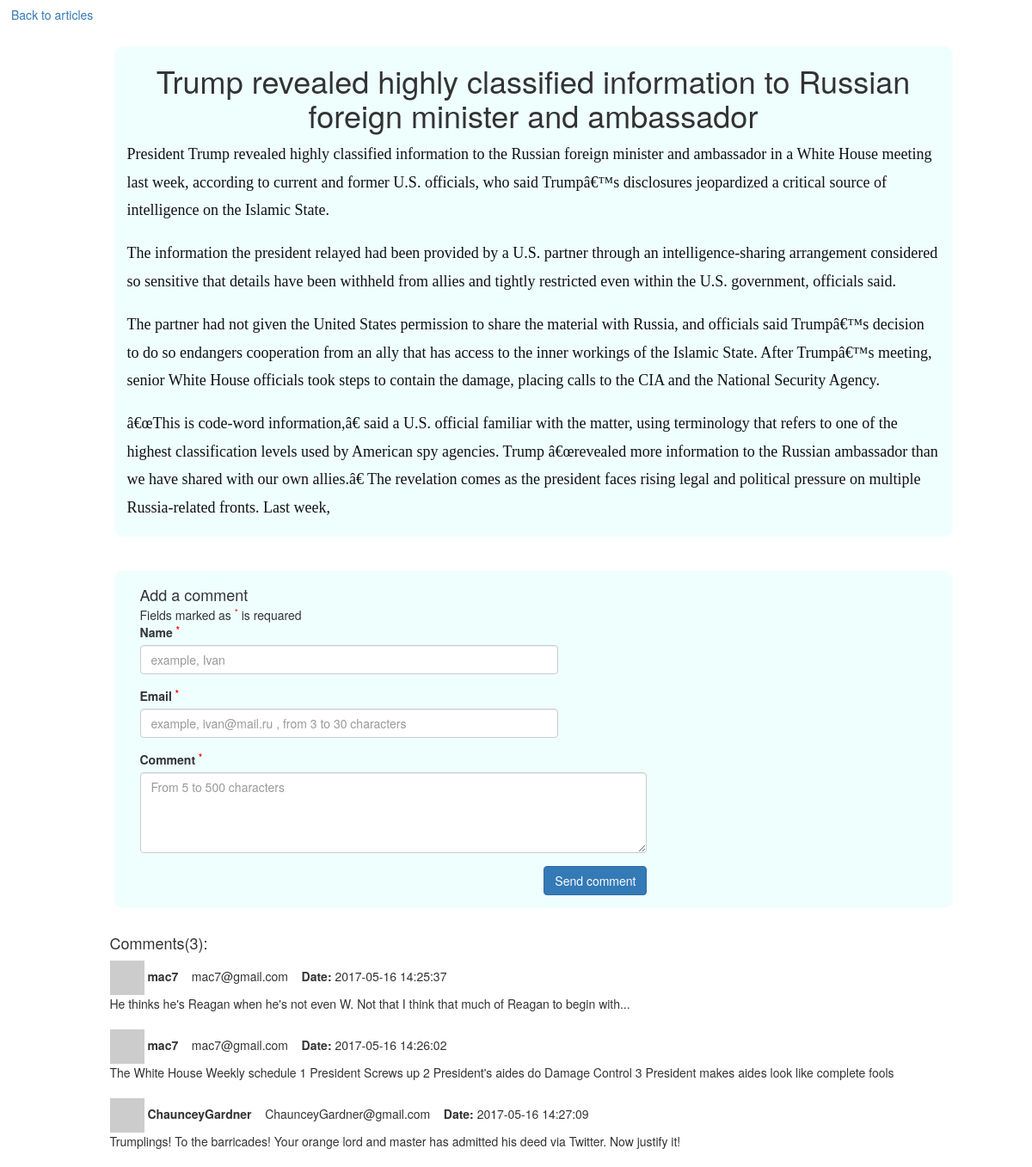
Screenshot of /?id=1 with the database file from the repository.
### tables this page shows
CREATE TABLE `articles` (
  `id` int(10) NOT NULL,
  `title` varchar(255) NOT NULL,
  `text` text NOT NULL,
  `category_id` int(11) NOT NULL,
  `pubdate` datetime NOT NULL,
  `image` varchar(255) NOT NULL
);

CREATE TABLE `comments` (
  `id` int(11) NOT NULL,
  `author` varchar(100) NOT NULL,
  `nickname` varchar(100) NOT NULL,
  `text` text NOT NULL,
  `pubdate` datetime NOT NULL,
  `articles_id` int(10) NOT NULL,
  `email` varchar(255) NOT NULL
);

### config.php (called while the page is built)
<?php
return [
	'host' => 'localhost',
	'username' => 'note-_admin',
	'password' =>  'admin',
	'database' => 'note-book_blog',
	'title' => 'Мой блог',
	'table_article' => 'articles',
	'table_comments' => 'comments'
];

### bd.php (called while the page is built)
<?php
require_once("Classes/PDODriver.php");
$config = require_once "config.php";
$pdo_get = new  PDODriver($config['host'], $config['username'], $config['password'], $config['database']);

### Classes/PDODriver.php (called while the page is built, shortened)
<?php
class PDODriver
{
	private $connection;
	public function __construct($server, $username, $password, $database)
	{
		$this->connection = new \PDO("mysql:host={$server};dbname={$database}", $username, $password);
	}
	public function getConnection()
	{
		return $this->connection;
	}
	public function get_text($id)
	{
		$get_text = $this->connection->prepare("SELECT text FROM articles WHERE id=:id");
		$get_text->execute(['id' => $id]);
		$view = $get_text->fetchObject();
		return $view->text;
	}
	public function get_title($id)
	{
		$get_text = $this->connection->prepare("SELECT title FROM articles WHERE id=:id");
		$get_text->execute(['id' => $id]);
		$view = $get_text->fetchObject();
		return $view->title;
	}
}

### index.php (the view, shortened to what this page needs)
<?php
require_once "bd.php";
if (isset($_GET['id'])) {
	$id = (int)($_GET['id']);
	$get = $pdo_get->getConnection()->prepare("SELECT  count(*)  FROM comments WHERE articles_id=:id");
	$get->execute(['id' => $id]);
	$summ_comments = $get->fetchColumn();
}
?>
<!doctype html>
<html lang="en">
<head>
    <link rel="stylesheet" href="https://maxcdn.bootstrapcdn.com/bootstrap/3.3.7/css/bootstrap.min.css">
    <link rel="stylesheet" href="css/css.css">
</head>
<body>
<div><a class="btn" href="/admin/">Back to articles</a></div>
<div class="container id_article" id="<?= $id ?>">
    <div class="row">
        <div class="col-md-1"></div>
        <div class="col-md-10 back">
			<?php
			echo "<h1>" . $pdo_get->get_title($id) . "</h1>";
			echo $pdo_get->get_text($id);
			?>
        </div>
    </div>
    <div class="row">
        <div class="col-md-1"></div>
        <div class="col-md-10 back">
            <div class="row">
                <div class="col-md-8">
                    <div class="panel-body">
                        <form id="contactForm" method="post" enctype="application/x-www-form-urlencoded">
                            <div class="row">
                                <div class="col-sm-10">
                                    <div><span style="font-size: large">Add a comment</span> </span>
                                        <div>Fields marked as <sup class="red">*</sup> is requared</div>
                                    </div>
                                    <div class="form-group has-feedback">
                                        <label for="name">Name <sup class="red">*</sup> <span id="result-name"> </span>
                                        </label>
                                        <input type="text" id="name" name="name" class="form-control"
                                               required="required" value="" placeholder="example, Ivan"
                                               minlength="3" maxlength="30">
                                        <span class="glyphicon form-control-feedback"></span>
                                    </div>
                                    <div class="form-group has-feedback">
                                        <label for="email" class="control-label">Email <sup class="red">* </sup>  </label>
                                        <input type="email" id="email" name="email" class="form-control"
                                               required="required" value=""
                                               placeholder="example, ivan@mail.ru , from 3 to 30 characters"
                                               maxlength="30">
                                        <span class="glyphicon form-control-feedback"></span>
                                    </div>
                                </div>
                            </div>
                            <div class="form-group has-feedback">
                                <label for="message" class="control-label">Comment <sup class="red">* </sup>  </label>
                                <textarea id="message" class="form-control" rows="4"
                                          placeholder="From 5 to 500 characters" minlength="5"
                                          maxlength="500" required="required"></textarea>
                            </div>
                            <button type="submit" class="btn btn-primary pull-right">Send comment</button>
                        </form>
                    </div>
                </div>
            </div>
        </div>
        <div class="col-md-1"></div>
    </div>
    <div class="content">
        <div class="row">
            <div class="col-md-1"></div>
            <div class="col-md-10"><h4>Comments(<?= $summ_comments ?>):</h4></div>
            <div class="col-md-1"></div>
        </div>
		<?php
		$get = $pdo_get->getConnection()->prepare("SELECT  id, author, email, text, pubdate  FROM comments WHERE articles_id=:id ORDER BY id ASC ");
		$get->execute(['id' => $id]);
		while ($row = $get->fetch()) {
			$size = 15;
			$grav_url = "https://www.gravatar.com/avatar/" . md5(strtolower(trim($row['email']))) . "&s=" . $size;
			?>
            <div class="row ">
                <div class="col-md-1"></div>
                <div class="col-md-10"><img width="40" height="40" src="<?= $grav_url ?>" alt="<?= $row['author'] ?>"/>
					<?php
					echo "<strong>" . $row['author'] . " </strong> &nbsp;&nbsp;&nbsp;" . $row['email'] . "&nbsp;&nbsp;&nbsp;  <strong>Date: </strong>" . $row['pubdate'] . "<br>";
					echo $row['text'] . "<br>";
					?>
                </div>
                <div class="col-md-1"></div>
            </div><br>
		<?php } ?>
    </div>
</body>
</html>

### css/css.css (style rules this page uses)
h1 { text-align: center; }
.red { color: red; }
.back { background-color: #EFFFFE; border-radius: 10px; margin: 20px; }

### rows the page displays
articles: title "Trump revealed highly classified information to Russian foreign minister and ambassador", text "President Trump revealed highly classified information to the Russian foreign minister and ambassador in a White House meeting last week, according to current and former U.S. officials, who said Trumpâ€™s disclosures jeopardized a critical source of intelligence on the Islamic State. The information the president relayed had been provided by a U.S. partner through an intelligence-sharing arrangement considered so sensitive that details have been withheld from allies and tightly restricted even within the U.S. government, officials said. The partner had not given the United States permission to share the material with Russia, and officials said Trumpâ€™s decision to do so endangers…"
comments: author "mac7", email "mac7@gmail.com", pubdate "2017-05-16 14:25:37", text "He thinks he's Reagan when he's not even W. Not that I think that much of Reagan to begin with..."
comments: author "mac7", email "mac7@gmail.com", pubdate "2017-05-16 14:26:02", text "The White House Weekly schedule 1 President Screws up 2 President's aides do Damage Control 3 President makes aides look like complete fools"
comments: author "ChaunceyGardner", email "ChaunceyGardner@gmail.com", pubdate "2017-05-16 14:27:09", text "Trumplings! To the barricades! Your orange lord and master has admitted his deed via Twitter. Now justify it!"

### other values shown
$summ_comments "3"
